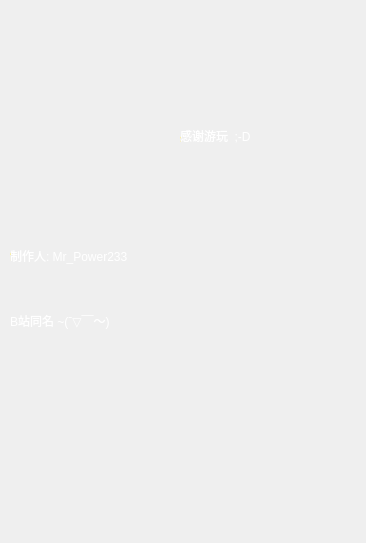
<?xml version="1.0" encoding="UTF-8"?>
<ui version="4.0">
 <class>WinTime</class>
 <widget class="QDialog" name="WinTime">
  <property name="geometry">
   <rect>
    <x>0</x>
    <y>0</y>
    <width>366</width>
    <height>543</height>
   </rect>
  </property>
  <property name="windowTitle">
   <string>Dialog</string>
  </property>
  <widget class="QLabel" name="label">
   <property name="geometry">
    <rect>
     <x>-10</x>
     <y>-10</y>
     <width>381</width>
     <height>561</height>
    </rect>
   </property>
   <property name="styleSheet">
    <string notr="true">
border-image: url(:/resources/map/GameMap4.png);</string>
   </property>
   <property name="text">
    <string/>
   </property>
  </widget>
  <widget class="QLabel" name="label_2">
   <property name="geometry">
    <rect>
     <x>180</x>
     <y>90</y>
     <width>271</width>
     <height>91</height>
    </rect>
   </property>
   <property name="styleSheet">
    <string notr="true">color: qlineargradient(spread:pad, x1:0, y1:0, x2:1, y2:0, stop:0.210227 rgba(255, 224, 11, 255), stop:0.843575 rgba(255, 255, 255, 255));
color: qlineargradient(spread:pad, x1:0, y1:0, x2:1, y2:0, stop:0.210227 rgba(255, 224, 11, 255), stop:0.843575 rgba(255, 255, 255, 255));
font: 20pt &quot;等线&quot;;</string>
   </property>
   <property name="text">
    <string>感谢游玩  ;-D</string>
   </property>
  </widget>
  <widget class="QLabel" name="label_3">
   <property name="geometry">
    <rect>
     <x>10</x>
     <y>190</y>
     <width>341</width>
     <height>131</height>
    </rect>
   </property>
   <property name="styleSheet">
    <string notr="true">color: qlineargradient(spread:pad, x1:0, y1:0, x2:1, y2:0, stop:0.210227 rgba(255, 224, 11, 255), stop:0.843575 rgba(255, 255, 255, 255));
color: qlineargradient(spread:pad, x1:0, y1:0, x2:1, y2:0, stop:0.210227 rgba(255, 224, 11, 255), stop:0.843575 rgba(255, 255, 255, 255));
font: 20pt &quot;等线&quot;;</string>
   </property>
   <property name="text">
    <string>制作人: Mr_Power233</string>
   </property>
  </widget>
  <widget class="QLabel" name="label_4">
   <property name="geometry">
    <rect>
     <x>10</x>
     <y>300</y>
     <width>241</width>
     <height>41</height>
    </rect>
   </property>
   <property name="styleSheet">
    <string notr="true">font: 14pt &quot;等线&quot;;
color: qlineargradient(spread:pad, x1:0, y1:0, x2:1, y2:0, stop:0.210227 rgba(255, 224, 11, 255), stop:0.843575 rgba(255, 255, 255, 255));</string>
   </property>
   <property name="text">
    <string>B站同名 ~(ˉ▽￣～)</string>
   </property>
  </widget>
 </widget>
 <resources/>
 <connections/>
</ui>
